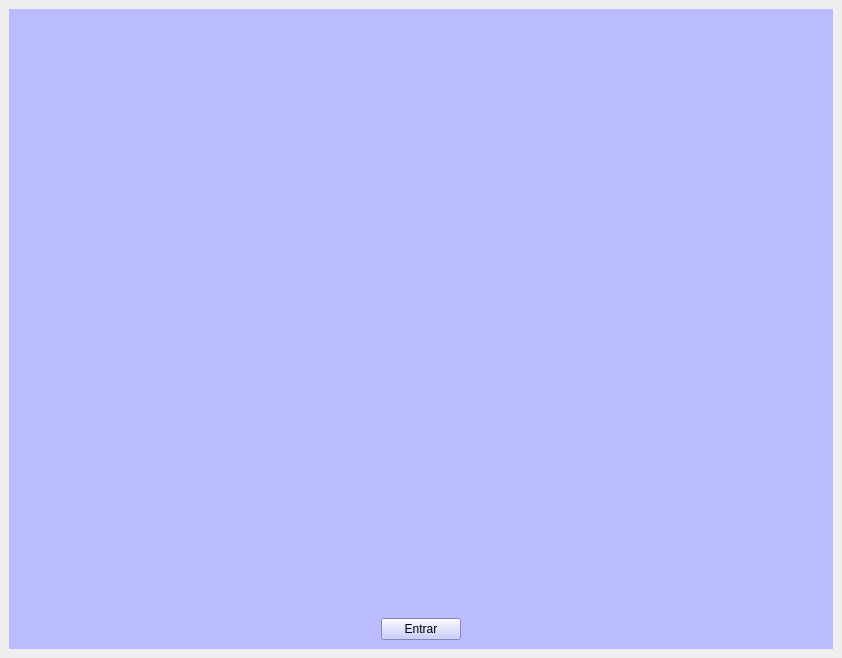
<?xml version="1.0" encoding="UTF-8"?>
<ui version="4.0">
 <class>MainWindow</class>
 <widget class="QMainWindow" name="MainWindow">
  <property name="geometry">
   <rect>
    <x>0</x>
    <y>0</y>
    <width>842</width>
    <height>658</height>
   </rect>
  </property>
  <property name="windowTitle">
   <string>MainWindow</string>
  </property>
  <widget class="QWidget" name="centralwidget">
   <layout class="QGridLayout" name="gridLayout_2">
    <item row="0" column="0">
     <layout class="QHBoxLayout" name="horizontalLayout">
      <item>
       <widget class="QStackedWidget" name="stackedWidget">
        <property name="styleSheet">
         <string notr="true">background-color: rgb(187, 188, 255);</string>
        </property>
        <property name="currentIndex">
         <number>0</number>
        </property>
        <widget class="QWidget" name="home">
         <layout class="QVBoxLayout" name="verticalLayout">
          <item>
           <widget class="QLabel" name="label">
            <property name="styleSheet">
             <string notr="true">background-color: rgb(187, 188, 255);</string>
            </property>
            <property name="text">
             <string>&lt;html&gt;&lt;head/&gt;&lt;body&gt;&lt;p align=&quot;center&quot;&gt;&lt;img src=&quot;:/logo/img/hgym_logo.png&quot;/&gt;&lt;/p&gt;&lt;/body&gt;&lt;/html&gt;</string>
            </property>
           </widget>
          </item>
          <item alignment="Qt::AlignHCenter">
           <widget class="QPushButton" name="btn_entrar">
            <property name="text">
             <string>Entrar</string>
            </property>
           </widget>
          </item>
         </layout>
        </widget>
        <widget class="QWidget" name="main_page">
         <layout class="QHBoxLayout" name="horizontalLayout_3">
          <item>
           <widget class="QFrame" name="frame">
            <property name="styleSheet">
             <string notr="true">QFrame{
	border: 3px solid rgba(0, 0, 0, .2);
}</string>
            </property>
            <property name="frameShape">
             <enum>QFrame::StyledPanel</enum>
            </property>
            <property name="frameShadow">
             <enum>QFrame::Raised</enum>
            </property>
            <layout class="QVBoxLayout" name="verticalLayout_2">
             <item alignment="Qt::AlignHCenter">
              <widget class="QPushButton" name="btn_cadastrar">
               <property name="text">
                <string>Cadastrar</string>
               </property>
              </widget>
             </item>
             <item alignment="Qt::AlignHCenter">
              <widget class="QPushButton" name="btn_listar">
               <property name="text">
                <string>Listar</string>
               </property>
              </widget>
             </item>
             <item>
              <spacer name="verticalSpacer">
               <property name="orientation">
                <enum>Qt::Vertical</enum>
               </property>
               <property name="sizeHint" stdset="0">
                <size>
                 <width>20</width>
                 <height>40</height>
                </size>
               </property>
              </spacer>
             </item>
             <item>
              <widget class="QPushButton" name="btn_voltar">
               <property name="text">
                <string>Voltar</string>
               </property>
              </widget>
             </item>
            </layout>
           </widget>
          </item>
          <item>
           <widget class="QFrame" name="frame_2">
            <property name="minimumSize">
             <size>
              <width>699</width>
              <height>0</height>
             </size>
            </property>
            <property name="styleSheet">
             <string notr="true"/>
            </property>
            <property name="frameShape">
             <enum>QFrame::StyledPanel</enum>
            </property>
            <property name="frameShadow">
             <enum>QFrame::Raised</enum>
            </property>
            <layout class="QVBoxLayout" name="verticalLayout_3">
             <item>
              <widget class="QFrame" name="frame_3">
               <property name="styleSheet">
                <string notr="true">QFrame{
	border: 3px solid rgba(0, 0, 0, .2);
}</string>
               </property>
               <property name="frameShape">
                <enum>QFrame::StyledPanel</enum>
               </property>
               <property name="frameShadow">
                <enum>QFrame::Raised</enum>
               </property>
               <layout class="QGridLayout" name="gridLayout">
                <item row="1" column="4">
                 <widget class="QLineEdit" name="line_altura">
                  <property name="enabled">
                   <bool>false</bool>
                  </property>
                  <property name="styleSheet">
                   <string notr="true">background-color: rgb(255, 255, 255);</string>
                  </property>
                  <property name="placeholderText">
                   <string>Altura</string>
                  </property>
                 </widget>
                </item>
                <item row="2" column="2" alignment="Qt::AlignHCenter">
                 <widget class="QPushButton" name="btn_salvar">
                  <property name="enabled">
                   <bool>false</bool>
                  </property>
                  <property name="text">
                   <string>Salvar</string>
                  </property>
                 </widget>
                </item>
                <item row="0" column="0" colspan="5">
                 <widget class="QLineEdit" name="line_nome">
                  <property name="enabled">
                   <bool>false</bool>
                  </property>
                  <property name="styleSheet">
                   <string notr="true">background-color: rgb(255, 255, 255);</string>
                  </property>
                  <property name="placeholderText">
                   <string>Nome</string>
                  </property>
                 </widget>
                </item>
                <item row="1" column="1">
                 <widget class="QLineEdit" name="line_sexo">
                  <property name="enabled">
                   <bool>false</bool>
                  </property>
                  <property name="styleSheet">
                   <string notr="true">background-color: rgb(255, 255, 255);</string>
                  </property>
                  <property name="placeholderText">
                   <string>Sexo</string>
                  </property>
                 </widget>
                </item>
                <item row="2" column="1">
                 <widget class="QLineEdit" name="line_peso">
                  <property name="enabled">
                   <bool>false</bool>
                  </property>
                  <property name="styleSheet">
                   <string notr="true">background-color: rgb(255, 255, 255);</string>
                  </property>
                  <property name="placeholderText">
                   <string>Peso</string>
                  </property>
                 </widget>
                </item>
                <item row="2" column="3">
                 <widget class="QPushButton" name="btn_limpar">
                  <property name="enabled">
                   <bool>false</bool>
                  </property>
                  <property name="text">
                   <string>Limpar</string>
                  </property>
                 </widget>
                </item>
                <item row="1" column="2" colspan="2">
                 <widget class="QLineEdit" name="line_idade">
                  <property name="enabled">
                   <bool>false</bool>
                  </property>
                  <property name="styleSheet">
                   <string notr="true">background-color: rgb(255, 255, 255);</string>
                  </property>
                  <property name="placeholderText">
                   <string>Idade</string>
                  </property>
                 </widget>
                </item>
               </layout>
              </widget>
             </item>
             <item>
              <widget class="QFrame" name="frame_4">
               <property name="maximumSize">
                <size>
                 <width>16777215</width>
                 <height>212</height>
                </size>
               </property>
               <property name="styleSheet">
                <string notr="true">#frame_4{
	border: 3px solid rgba(0, 0, 0, .2);
}</string>
               </property>
               <property name="frameShape">
                <enum>QFrame::StyledPanel</enum>
               </property>
               <property name="frameShadow">
                <enum>QFrame::Raised</enum>
               </property>
               <layout class="QHBoxLayout" name="horizontalLayout_2">
                <item>
                 <widget class="QTableWidget" name="tableWidget">
                  <property name="enabled">
                   <bool>false</bool>
                  </property>
                  <property name="styleSheet">
                   <string notr="true">background-color: rgb(255, 255, 255);</string>
                  </property>
                  <column>
                   <property name="text">
                    <string>ID</string>
                   </property>
                  </column>
                  <column>
                   <property name="text">
                    <string>Nome</string>
                   </property>
                  </column>
                  <column>
                   <property name="text">
                    <string>Sexo</string>
                   </property>
                  </column>
                  <column>
                   <property name="text">
                    <string>Idade</string>
                   </property>
                  </column>
                  <column>
                   <property name="text">
                    <string>Peso</string>
                   </property>
                  </column>
                  <column>
                   <property name="text">
                    <string>Altura</string>
                   </property>
                  </column>
                 </widget>
                </item>
                <item>
                 <widget class="QFrame" name="frame_6">
                  <property name="frameShape">
                   <enum>QFrame::StyledPanel</enum>
                  </property>
                  <property name="frameShadow">
                   <enum>QFrame::Raised</enum>
                  </property>
                  <layout class="QVBoxLayout" name="verticalLayout_4">
                   <item>
                    <widget class="QPushButton" name="btn_atualizar">
                     <property name="enabled">
                      <bool>false</bool>
                     </property>
                     <property name="text">
                      <string>Atualizar</string>
                     </property>
                    </widget>
                   </item>
                   <item>
                    <widget class="QPushButton" name="btn_apagar">
                     <property name="enabled">
                      <bool>false</bool>
                     </property>
                     <property name="text">
                      <string>Apagar</string>
                     </property>
                    </widget>
                   </item>
                   <item>
                    <widget class="QPushButton" name="btn_calcular">
                     <property name="enabled">
                      <bool>false</bool>
                     </property>
                     <property name="text">
                      <string>Calcular</string>
                     </property>
                    </widget>
                   </item>
                   <item>
                    <spacer name="verticalSpacer_2">
                     <property name="orientation">
                      <enum>Qt::Vertical</enum>
                     </property>
                     <property name="sizeHint" stdset="0">
                      <size>
                       <width>20</width>
                       <height>40</height>
                      </size>
                     </property>
                    </spacer>
                   </item>
                  </layout>
                 </widget>
                </item>
               </layout>
              </widget>
             </item>
             <item>
              <widget class="QFrame" name="frame_5">
               <property name="styleSheet">
                <string notr="true">#frame_5{
	border: 3px solid rgba(0, 0, 0, .2);
}</string>
               </property>
               <property name="frameShape">
                <enum>QFrame::StyledPanel</enum>
               </property>
               <property name="frameShadow">
                <enum>QFrame::Raised</enum>
               </property>
               <layout class="QGridLayout" name="gridLayout_3">
                <item row="1" column="0">
                 <widget class="QLabel" name="label_3">
                  <property name="text">
                   <string>&lt;html&gt;&lt;head/&gt;&lt;body&gt;&lt;p&gt;&lt;span style=&quot; font-size:12pt;&quot;&gt;IMC :&lt;/span&gt;&lt;/p&gt;&lt;/body&gt;&lt;/html&gt;</string>
                  </property>
                 </widget>
                </item>
                <item row="2" column="0">
                 <widget class="QLabel" name="label_4">
                  <property name="text">
                   <string>&lt;html&gt;&lt;head/&gt;&lt;body&gt;&lt;p&gt;&lt;span style=&quot; font-size:12pt;&quot;&gt;Recomendações:&lt;/span&gt;&lt;/p&gt;&lt;/body&gt;&lt;/html&gt;</string>
                  </property>
                 </widget>
                </item>
                <item row="0" column="0">
                 <widget class="QLabel" name="label_2">
                  <property name="text">
                   <string>&lt;html&gt;&lt;head/&gt;&lt;body&gt;&lt;p&gt;&lt;span style=&quot; font-size:12pt;&quot;&gt;Nome :&lt;/span&gt;&lt;/p&gt;&lt;/body&gt;&lt;/html&gt;</string>
                  </property>
                 </widget>
                </item>
                <item row="0" column="1">
                 <widget class="QLabel" name="label_nome">
                  <property name="text">
                   <string/>
                  </property>
                 </widget>
                </item>
                <item row="1" column="1">
                 <widget class="QLabel" name="label_imc">
                  <property name="text">
                   <string/>
                  </property>
                 </widget>
                </item>
                <item row="2" column="1">
                 <widget class="QLabel" name="label_recom">
                  <property name="text">
                   <string/>
                  </property>
                 </widget>
                </item>
               </layout>
              </widget>
             </item>
            </layout>
           </widget>
          </item>
         </layout>
        </widget>
       </widget>
      </item>
     </layout>
    </item>
   </layout>
  </widget>
 </widget>
 <resources>
  <include location="img_.qrc"/>
 </resources>
 <connections/>
</ui>
